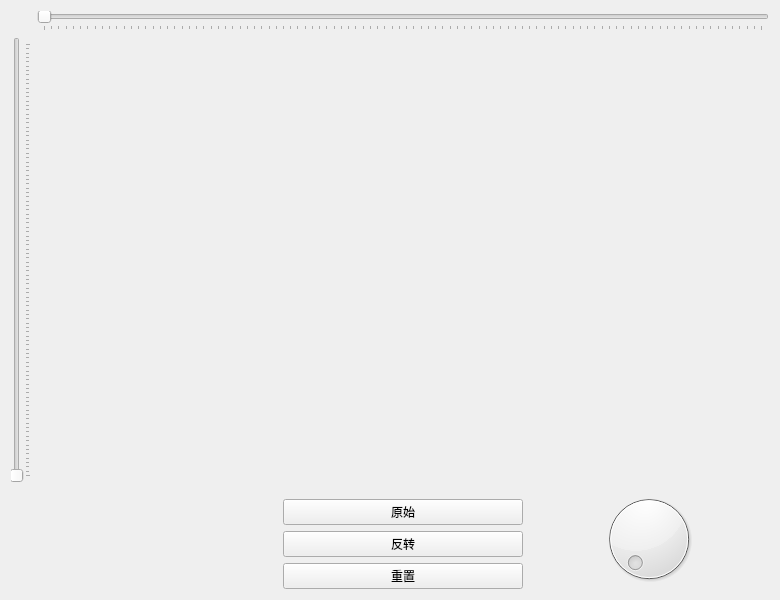
<?xml version="1.0" encoding="UTF-8"?>
<ui version="4.0">
 <class>Widget</class>
 <widget class="QWidget" name="Widget">
  <property name="geometry">
   <rect>
    <x>0</x>
    <y>0</y>
    <width>780</width>
    <height>600</height>
   </rect>
  </property>
  <property name="windowTitle">
   <string>Widget</string>
  </property>
  <layout class="QGridLayout" name="gridLayout">
   <item row="1" column="1" colspan="3">
    <widget class="RenderArea" name="renderArea" native="true"/>
   </item>
   <item row="1" column="0">
    <widget class="QSlider" name="verticalSlider_origin">
     <property name="orientation">
      <enum>Qt::Vertical</enum>
     </property>
     <property name="tickPosition">
      <enum>QSlider::TicksBelow</enum>
     </property>
    </widget>
   </item>
   <item row="5" column="2">
    <widget class="QPushButton" name="but_reset">
     <property name="text">
      <string>重置</string>
     </property>
    </widget>
   </item>
   <item row="4" column="2">
    <widget class="QPushButton" name="but_transform">
     <property name="text">
      <string>反转</string>
     </property>
    </widget>
   </item>
   <item row="0" column="1" colspan="3">
    <widget class="QSlider" name="horizontalSlider_origin">
     <property name="orientation">
      <enum>Qt::Horizontal</enum>
     </property>
     <property name="tickPosition">
      <enum>QSlider::TicksBelow</enum>
     </property>
    </widget>
   </item>
   <item row="3" column="2">
    <widget class="QPushButton" name="but_original">
     <property name="text">
      <string>原始</string>
     </property>
    </widget>
   </item>
   <item row="2" column="3" rowspan="4">
    <widget class="QDial" name="dial"/>
   </item>
  </layout>
 </widget>
 <customwidgets>
  <customwidget>
   <class>RenderArea</class>
   <extends>QWidget</extends>
   <header>renderarea.h</header>
   <container>1</container>
  </customwidget>
 </customwidgets>
 <resources/>
 <connections/>
</ui>
